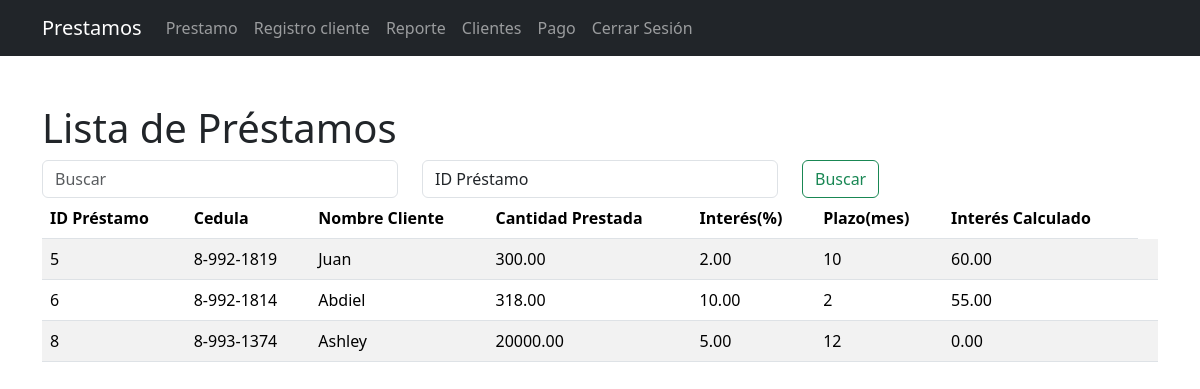
The page /reporte.php (signed in) on the database its author committed.
### tables this page shows
CREATE TABLE `prestamo` (
  `id_prestamo` int(11) NOT NULL,
  `id_cedula` varchar(15) DEFAULT NULL,
  `nombre_cliente` varchar(255) DEFAULT NULL,
  `cantidad_prestada` decimal(10,2) DEFAULT NULL,
  `interes` decimal(5,2) DEFAULT NULL,
  `plazo` int(11) DEFAULT NULL,
  `int_calculado` decimal(10,2) DEFAULT NULL
);

### class/modelo.php (called while the page is built, shortened)
<?php
class modeloCredencialesBD{
    public function __construct()
    {
        $this->_db=new mysqli(DB_HOST, DB_USER, DB_PASS ,DB_NAME);
    }
}
?>

### crud/buscador.php (called while the page is built)
<?php
require_once('class/functions.php');
$obj_funciones = new funciones();
if ($_SERVER["REQUEST_METHOD"] == "POST") {
    $search = $_POST['search'];
    $search_field = $_POST['search_field'];
    $allowed_fields = ['id_prestamo', 'id_cedula', 'nombre_cliente'];
    if (!in_array($search_field, $allowed_fields)) {
        header("Location: ../error.php");
        exit();
    }
    $prestamos = $obj_funciones->buscar_todo("prestamos",$search, $search_field);
} else {
    $prestamos = $obj_funciones->obtener_todo("prestamos");
}
?>

### class/functions.php (called while the page is built, shortened)
<?php
require_once('modelo.php');
class funciones extends modeloCredencialesBD{
    public function obtener_todo($cadena) {
        $query = "CALL sp_" . "$cadena";
        $consulta = $this->_db->query($query);
        if ($consulta) {
            $resultado = $consulta->fetch_all(MYSQLI_ASSOC);
            return $resultado;
        } else {
                    return array();
        }
    }
}
?>

### reporte.php (the view, shortened to what this page needs)
<?php
require_once('class/navbar.php');
require_once('crud/buscador.php');
?>
<div class="container mt-5">
    <h1 class="mt-5">Lista de Préstamos</h1>
    <form action="<?php echo $_SERVER['PHP_SELF']; ?>" method="post" class="form-inline my-2 my-lg-0">
        <div class="row">
            <div class="col">
                <input class="form-control" type="search" placeholder="Buscar" aria-label="Search" name="search">
            </div>
            <div class="col">
                <select class="form-control" name="search_field">
                    <option value="id_prestamo">ID Préstamo</option>
                </select>
            </div>
            <div class="col">
                <button class="btn btn-outline-success" type="submit">Buscar</button>
            </div>
        </div>
    </form>
    <table class="table table-striped">
        <thead>
            <tr>
                <th>ID Préstamo</th>
                <th>Cedula</th>
                <th>Nombre Cliente</th>
                <th>Cantidad Prestada</th>
                <th>Interés(%)</th>
                <th>Plazo(mes)</th>
                <th>Interés Calculado</th>
            </tr>
        </thead>
        <tbody>
            <?php
            foreach ($prestamos as $prestamo) {
                echo "<tr>";
                echo "<td>{$prestamo['id_prestamo']}</td>";
                echo "<td>{$prestamo['id_cedula']}</td>";
                echo "<td>{$prestamo['nombre_cliente']}</td>";
                echo "<td>{$prestamo['cantidad_prestada']}</td>";
                echo "<td>{$prestamo['interes']}</td>";
                echo "<td>{$prestamo['plazo']}</td>";
                echo "<td>{$prestamo['int_calculado']}</td>";
                echo "<td>";
                echo "</td>";
                echo "</tr>";
            }
            ?>
        </tbody>
    </table>
</div>
</body>
</html>

### rows shown on the page
prestamo: id_prestamo "5", id_cedula "8-992-1819", nombre_cliente "Juan", cantidad_prestada "300.00", interes "2.00", plazo "10", int_calculado "60.00"
prestamo: id_prestamo "6", id_cedula "8-992-1814", nombre_cliente "Abdiel", cantidad_prestada "318.00", interes "10.00", plazo "2", int_calculado "55.00"
prestamo: id_prestamo "8", id_cedula "8-993-1374", nombre_cliente "Ashley", cantidad_prestada "20000.00", interes "5.00", plazo "12", int_calculado "0.00"
